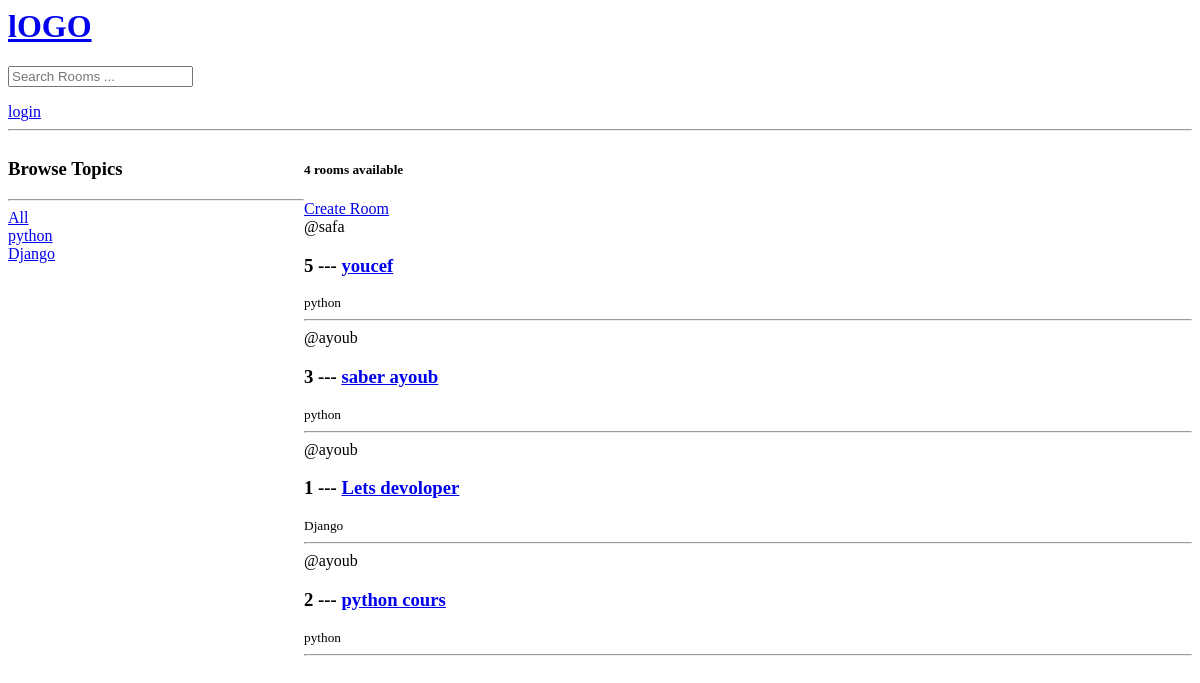
The app's page /, older data.
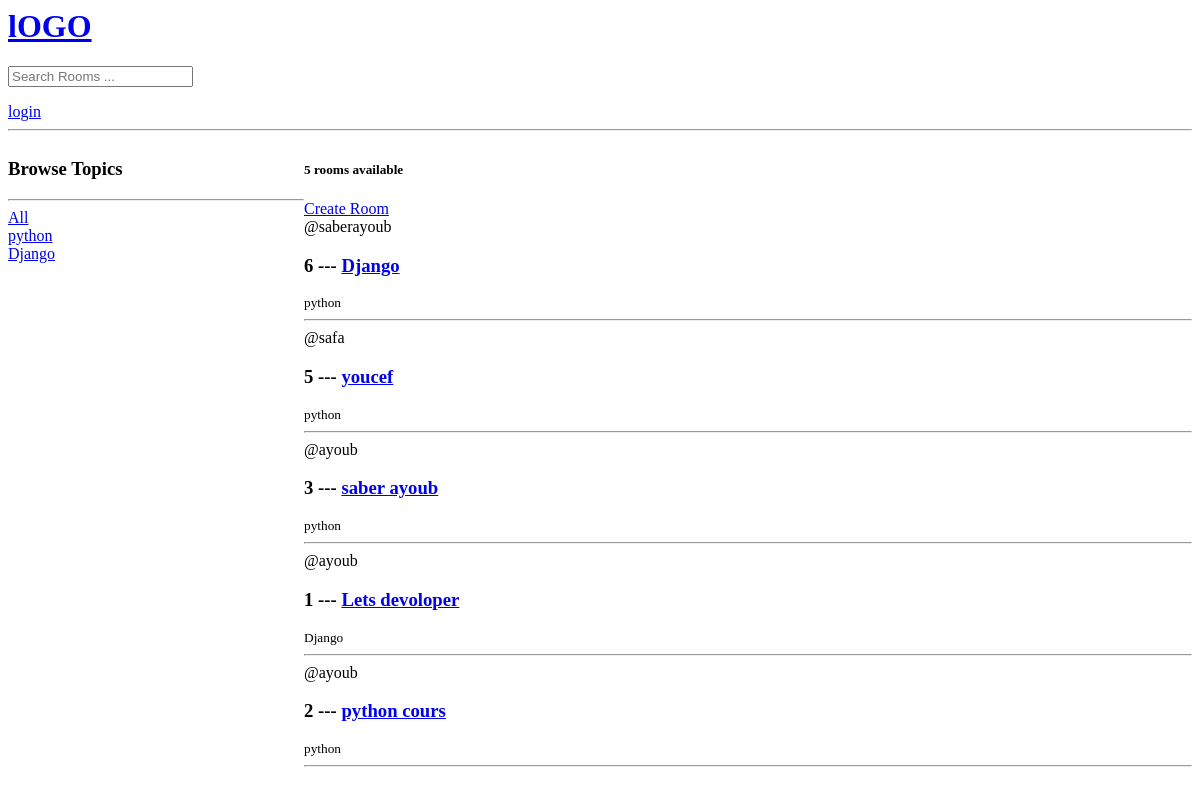
The same page, newer data.
### base/models.py (models this page shows, shortened)
class Topic(models.Model):
    name = models.CharField(max_length=200)

class Room(models.Model):
    host = models.ForeignKey(User, on_delete=models.SET_NULL,null=True)
    topic = models.ForeignKey(Topic, on_delete=models.SET_NULL,null=True)
    name= models.CharField(max_length=200)
    description = models.TextField(null=True, blank=True)
    participants = models.ManyToManyField(User,related_name='participants',blank=True)
    updated = models.DateTimeField(auto_now=True)
    created = models.DateTimeField(auto_now_add=True)
    class Meta:
        ordering = ['-updated','-created']

### base/views.py (the view)
# urls.py: path('', views.home, name="home"),
def home(request):
    q = request.GET.get('q') if request.GET.get('q') != None else ''
    rooms = Room.objects.filter(
        Q(topic__name__icontains=q)|
        Q(name__icontains=q)|
        Q(description__icontains=q)
    )
    room_count = rooms.count()
    topics = Topic.objects.all()
    context = {'rooms':rooms,'topics':topics,'room_count':room_count}
    return render(request, 'base/home.html',context)

### base/templates/base/home.html (shortened to what this page needs)
{% include 'navbar.html' %}
{% block content %}
<div class="home-container">
    <div>
        <h3>Browse Topics</h3>
        <hr>
        <div>
            <a href="{% url 'home' %}">All</a>
        </div>
        {% for topic in topics %}
            <div>
                <a href="{% url 'home' %}?q={{topic.name}}">{{topic.name}}</a>
            </div>
        {% endfor %}
    </div>
    <div>
        <h5>{{ room_count }} rooms available</h5>
        <a href="{% url 'create-room' %}">Create Room</a>
        <div>
            <div>
                {% for room in rooms %}
                    <div>
                        <span>@{{room.host.username}} </span>
                        <h3> {{ room.id }} --- <a href="{% url 'room' room.id %}">{{ room.name }}</a></h3>
                        <small>{{room.topic.name}}</small>
                        <hr>
                    </div>
                {% endfor %}
            </div>
        </div>
    </div>
</div>
{% endblock %}

Row changes from the older to the newer data that the page shows:
added Room: host.username "saberayoub", id "6", name "Django", topic.name "python"
Text that changed along with them:
{{ room_count }}: "4" → "5"
